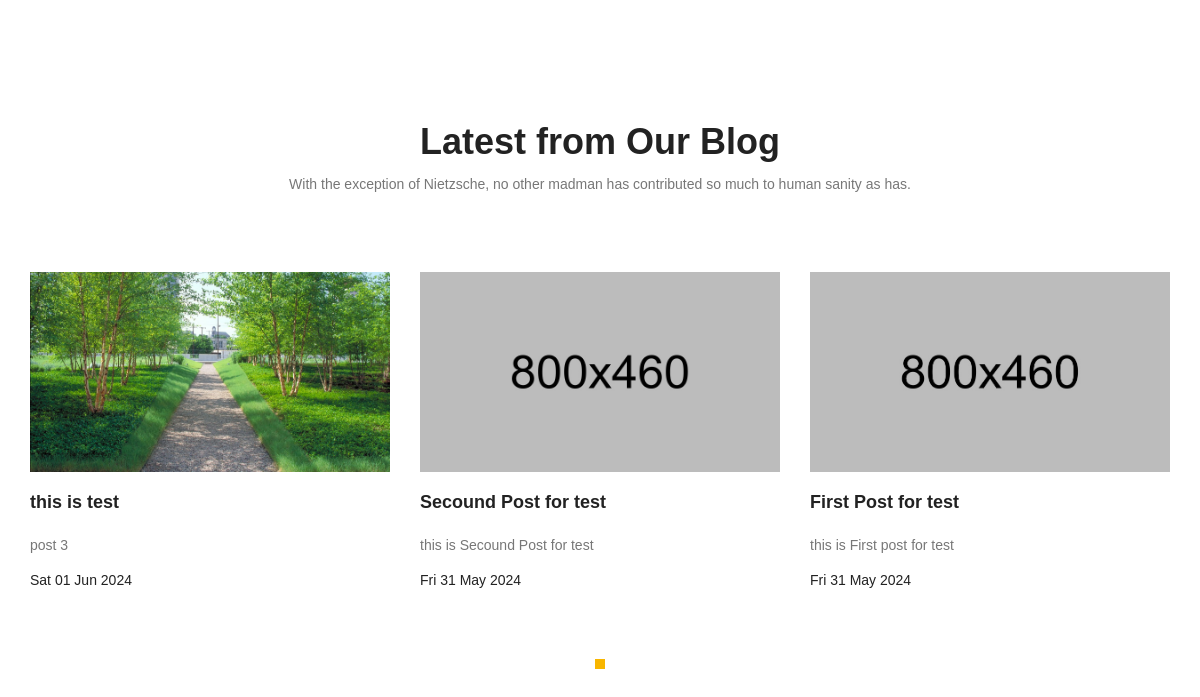
The app's page /index, older data.
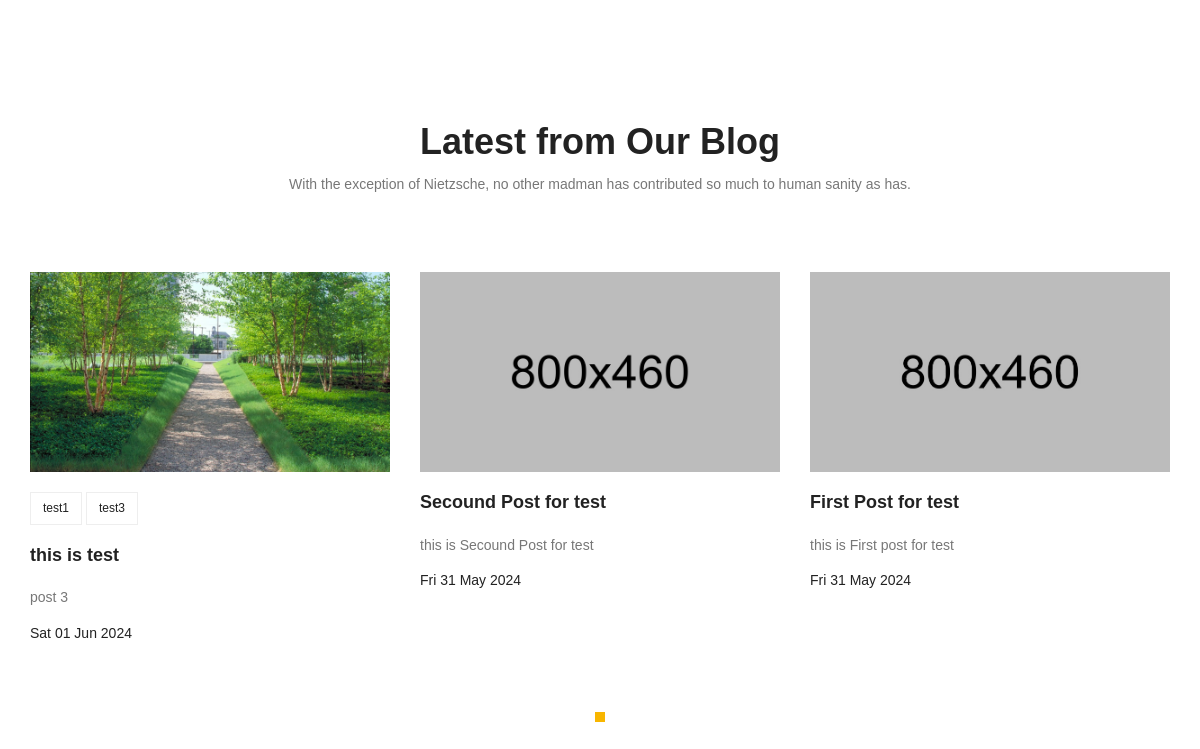
The same page, newer data.
### blog/models.py (models this page shows, shortened)
class Post(models.Model):
    subject = models.CharField(max_length=20)
    title = models.CharField(max_length=255)
    content = models.TextField()
    tags = models.ManyToManyField(Tags)
    author = models.ForeignKey(User, on_delete=models.CASCADE)
    image = models.ImageField(upload_to='blog/%Y/%m/%d/', default='blog/default.jpg')
    pubDate = models.DateTimeField()
    createAt = models.DateTimeField(auto_now_add=True)
    updateAt = models.DateTimeField(auto_now=True)
    status = models.BooleanField(default=False)
    viewCount = models.IntegerField(default=0)
    class Meta:
        ordering = ('-pubDate',)

class Tags(models.Model):
    name = models.CharField(max_length=30)
    createAt = models.DateTimeField(auto_now_add=True)
    updateAt = models.DateTimeField(auto_now=True)

### blog/views.py (the view)
# urls.py: path('index', index, name='index'),
def index(request):
    return render(request, 'index.html')

### blog/templatetags/blogTags.py (called while the page is built)
@register.inclusion_tag('includeIndex.html')
def recentPostForIndex(count=3):
    posts = Post.objects.filter(
        pubDate__lte=timezone.now(), status=True)[:count]
    return {'posts': posts}

### templates/index.html (shortened to what this page needs)
{% load static %}
{% load blogTags %}
    <link rel="stylesheet" href={% static 'css/index/linearicons.css' %}>
    <link rel="stylesheet" href={% static 'css/index/font-awesome.min.css' %}>
    <link rel="stylesheet" href={% static 'css/index/bootstrap.css' %}>
    <link rel="stylesheet" href={% static 'css/index/magnific-popup.css' %}>
    <link rel="stylesheet" href={% static 'css/index/jquery-ui.css' %}>
    <link rel="stylesheet" href={% static 'css/index/nice-select.css' %}>
    <link rel="stylesheet" href={% static 'css/index/animate.min.css' %}>
    <link rel="stylesheet" href={% static 'css/index/owl.carousel.css' %}>
    <link rel="stylesheet" href={% static 'css/index/main.css' %}>
{% recentPostForIndex 6 %}

### templates/includeIndex.html
{% load static %}
<section class="recent-blog-area section-gap">
    <div class="container">
        <div class="row d-flex justify-content-center">
            <div class="menu-content pb-60 col-lg-9">
                <div class="title text-center">
                    <h1 class="mb-10">Latest from Our Blog</h1>
                    <p>With the exception of Nietzsche, no other madman has contributed so much to human sanity as
                        has.</p>
                </div>
            </div>
        </div>
        <div class="row">
            <div class="active-recent-blog-carusel">
                {% for post in posts %}
                <div class="single-recent-blog-post item">
                    <div class="thumb">
                        <img style="max-height: 200px" class="img-fluid" src="media/{{ post.image }}" alt="" height="10px">
                    </div>
                    <div class="details">
                        <div class="tags">
                            <ul>
                                {% for tag in post.tags.all %}
                                <li>
                                    <a href="{% url 'blog:category' catName=tag.name %}">{{ tag.name }}</a>
                                </li>
                                {% endfor %}
                            </ul>
                        </div>
                        <a href="{% url 'blog:singleView' postId=post.id %}"><h4 class="title">{{ post.title }}</h4></a>
                        <p>
                            {{ post.content|truncatewords:15 }}
                        </p>
                        <h6 class="date">{{ post.pubDate|date:'D d M Y' }}</h6>
                    </div>
                </div>
                {% endfor %}
            </div>
        </div>
    </div>
</section>

### statics/css/index/main.css (style rules this page uses)
ol, ul { margin: 0; padding: 0; list-style: none; }
a { -webkit-transition: all 0.3s ease 0s; -moz-transition: all 0.3s ease 0s; -o-transition: all 0.3s ease 0s; transition: all 0.3s ease 0s; }
a, a:focus, a:hover { text-decoration: none; outline: 0; }
h1, h2, h3, h4, h5, h6 { font-family: "Poppins", sans-serif; color: #222222; line-height: 1.2em !important; margin-bottom: 0; margin-top: 0; font-weight: 600; }
h1, .h1 { font-size: 36px; }
h4, .h4 { font-size: 18px; }
h6, .h6 { font-size: 14px; color: #222222; }
.mb-10 { margin-bottom: 10px; }
.pb-60 { padding-bottom: 60px; }
.text-center { text-align: center; }
h1 { font-size: 36px; }
h4 { font-size: 18px; }
h6 { font-size: 14px; }
h1, h2, h3, h4, h5, h6 { line-height: 1.5em; }
.section-gap { padding: 120px 0; }
.recent-blog-area .single-recent-blog-post .thumb { overflow: hidden; }
.recent-blog-area .single-recent-blog-post .thumb img { -webkit-transition: all 0.3s ease 0s; -moz-transition: all 0.3s ease 0s; -o-transition: all 0.3s ease 0s; transition: all 0.3s ease 0s; }
.recent-blog-area .single-recent-blog-post .tags { margin: 20px 0px; }
.recent-blog-area .single-recent-blog-post .tags li { display: inline-block; border: 1px solid #eee; padding: 4px 12px; -webkit-transition: all 0.3s ease 0s; -moz-transition: all 0.3s ease 0s; -o-transition: all 0.3s ease 0s; transition: all 0.3s ease 0s; }
.recent-blog-area .single-recent-blog-post .tags li a { font-weight: 400; font-size: 12px; color: #222; }
.recent-blog-area .single-recent-blog-post .title { -webkit-transition: all 0.3s ease 0s; -moz-transition: all 0.3s ease 0s; -o-transition: all 0.3s ease 0s; transition: all 0.3s ease 0s; margin: 20px 0; }
.recent-blog-area .single-recent-blog-post .date { color: #222; font-weight: 300; }

Row changes from the older to the newer data that the page shows:
added Tags: name "test1", shown under Post "this is test"
added Tags: name "test3", shown under Post "this is test"
